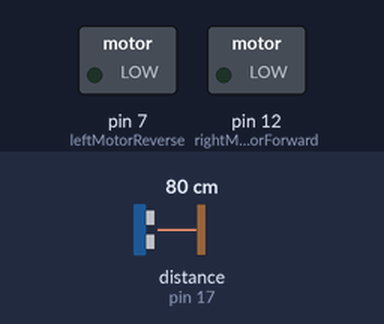
Simulated run of this sketch. Board: Arduino Uno, built with avr-gcc and run on an emulated ATmega328P. Parts: switched loads named in the sketch (green lamp = pin HIGH). Inputs (shaded band) come from the test bench; at power-on: distance to the obstacle (sensor on pin 17) 80 cm. The echo pulse lasts 58.3 µs per cm; what the sketch prints to the serial monitor is not drawn. At 7.1 s the program stops and its outputs stay as they are.

Above: at 0.1 s.
At 3.3 s:
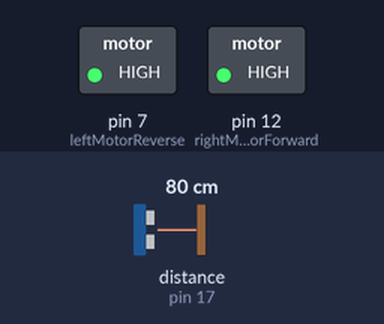
At 4.1 s:
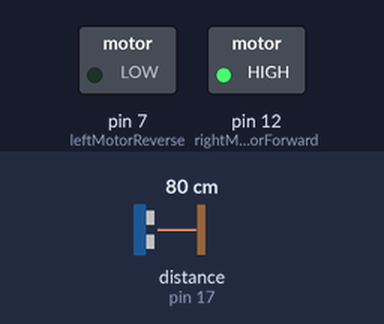
Timing chart, 0 to 8.6 s (numbered marks = the images above):
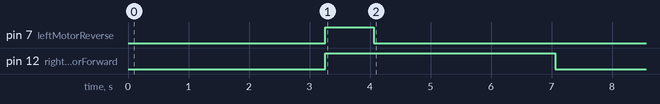

Measured:
- by itself, pin 7 (leftMotorReverse): LOW → HIGH at 3.3 s, → LOW 0.80 s later
- by itself, pin 12 (rightMotorForward): LOW → HIGH at 3.3 s, → LOW 3.8 s later

The sketch:

Story_11.ino
```cpp
#include <NewPing.h>

const int triggerPin = 4;
const int echoPin = 5;
const int maxDistance = 200;

const int triggerPinDown = 13;
const int echoPinDown = 17;
const int maxDistanceDown = 200;


NewPing sonar(triggerPin,echoPin,maxDistance);
NewPing sonar2(triggerPinDown, echoPinDown,maxDistanceDown);
//declare variables
const int leftMotorReverse = 7; //Red
const int leftMotorForward = 8; //Yellow
const int leftMotorEnable = 9; //Blue
const int rightMotorReverse = 11; //Red
const int rightMotorForward = 12; //Yellow
const int rightMotorEnable = 10; //Blue


volatile int leftPulseCounter = 0;
volatile int rightPulseCounter = 0;


void interruptLeftMotor()
{
  Serial.println("left pulse count: " );
  Serial.println(leftPulseCounter);
  leftPulseCounter++;
}

void interruptRightMotor()
{
  Serial.println("right pulse count: " );
  Serial.println(rightPulseCounter);
  rightPulseCounter++;
}
void enableMotors() //enable motors function
{
  //Enable Motors
  digitalWrite(leftMotorEnable, HIGH);
  digitalWrite(rightMotorEnable, HIGH);
}

void disableMotors()
{
  //Disable Motors
  digitalWrite(leftMotorEnable, LOW);
  digitalWrite(rightMotorEnable, LOW);
}
void forwardsMotion() //forwards motion function
{
  //Enable Forward
  digitalWrite(leftMotorForward, HIGH);
  digitalWrite(rightMotorForward, HIGH);
}

void backwardsMotion() //backwards motion function
{
  //Enable Backwards
  digitalWrite(leftMotorReverse, HIGH);
  digitalWrite(rightMotorReverse, HIGH);
}
void hardStop()
{
  digitalWrite(leftMotorReverse, HIGH);
  digitalWrite(rightMotorReverse, HIGH);
  digitalWrite(leftMotorForward, HIGH);
  digitalWrite(rightMotorForward, HIGH);

  digitalWrite(leftMotorReverse, LOW);
  digitalWrite(rightMotorReverse, LOW);
  digitalWrite(leftMotorForward, LOW);
  digitalWrite(rightMotorForward, LOW);
}
void leftTurn() //left turn function
{
  analogWrite(rightMotorForward, 155);
  analogWrite(leftMotorReverse, 155);
  delay(800);
  digitalWrite(rightMotorForward, LOW);
  digitalWrite(leftMotorReverse, LOW);

}
void rightTurn() //right turn function
{
  analogWrite(rightMotorReverse, 155);
  analogWrite(leftMotorForward, 155);
  delay(950);
  digitalWrite(leftMotorForward, LOW);
  digitalWrite(rightMotorReverse, LOW);
}


void leftSquare() //left square sequence
{
  for(int i = 1; i<= 3 ; i++)
  {
    forwardsMotion();
    delay(1000);
    hardStop();
    delay(500);
    leftTurn();
    hardStop();
    delay(500);
  }
  forwardsMotion();
  delay(860);
  hardStop();
  delay(500);
}

void backwardsLeftSquare()  // backwards left square sequence
{
  for(int i = 1; i<= 3 ; i++)
  {
    backwardsMotion();
    delay(1000);
    hardStop();
    delay(500);
    leftTurn();
    hardStop();
    delay(500);
  }
  backwardsMotion();
  delay(860);
  hardStop();
  delay(500);
}

void backwardsRightSquare() //backwards iright square sequence
{
  for(int i = 1; i<= 2 ; i++)
  {
    backwardsMotion();
    delay(1000);
    hardStop();
    delay(500);
    rightTurn();
    hardStop();
    delay(500);
  }
  backwardsMotion();
  delay(1300);
  hardStop();
  delay(500);
  rightTurn();
  hardStop();
  delay(500);
  backwardsMotion();
  delay(1150);
  hardStop();
  delay(500);

}


void rightSquare() //Our Right square sequence
{
  for(int i = 1; i<= 3 ; i++)
  {
    forwardsMotion();
    delay(1000);
    hardStop();
    delay(500);
    rightTurn();
    hardStop();
    delay(500);
  }
  forwardsMotion();
  delay(1200);
  hardStop();
  delay(500);

}

void setup()
{
  enableMotors();
  Serial.begin(115200);
  forwardsMotion();
}

void loop()
{
  delay(50);
  int distance = sonar2.ping_cm();
  if(distance>=17)
  {
    Serial.println(sonar2.ping_cm());
    Serial.println("I am more than dieing");
    hardStop();
    delay(100);
    backwardsMotion();
    delay(3000);
    hardStop();
    delay(100);
    leftTurn();
    forwardsMotion();
    delay(3000);
    hardStop();
    while(true);

  }

}
```
